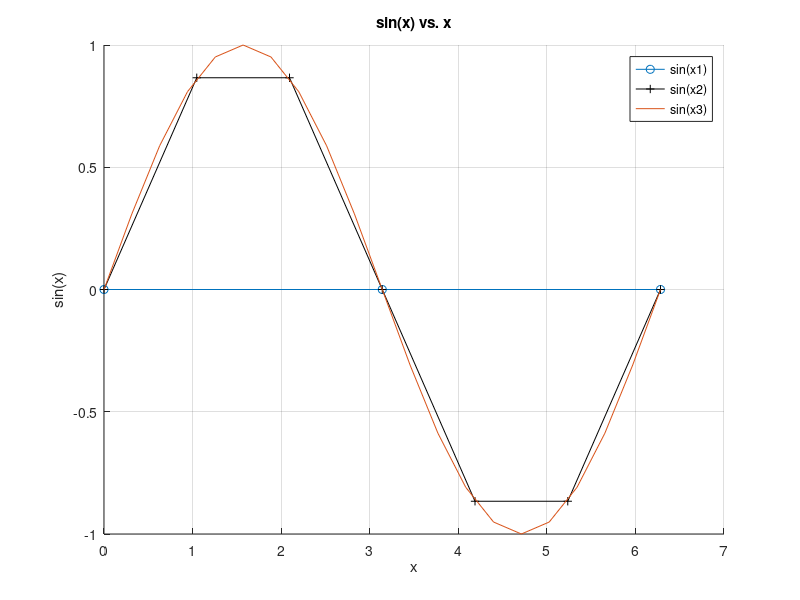
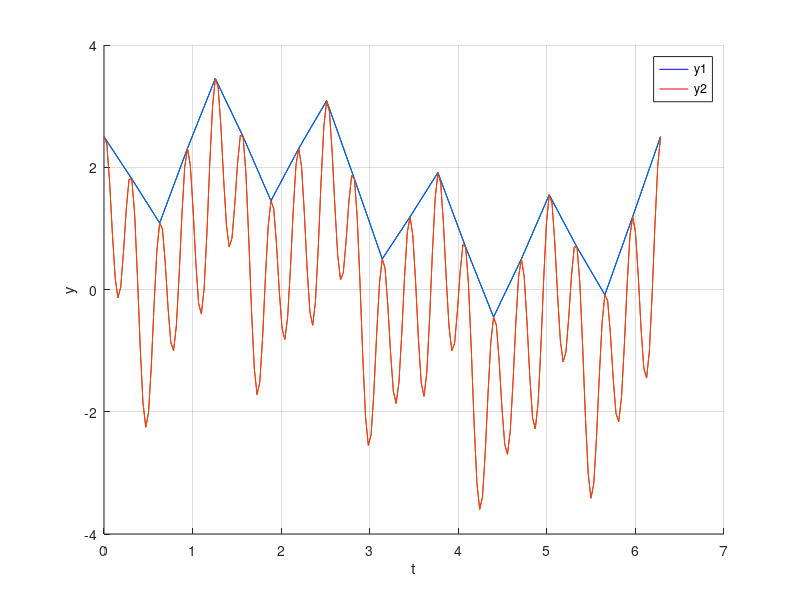

Write MATLAB code to recreate these figures, in order.
x1 = linspace(0, 2*pi, 3);
x2 = linspace(0, 2*pi, 7);
x3 = linspace(0, 2*pi, 21);
figure;hold on;
plot(x1, sin(x1), 'o-');
plot(x2, sin(x2), '+k-');
plot(x3, sin(x3));
xlabel('x');
ylabel('sin(x)');
title('sin(x) vs. x');
legend('sin(x1)','sin(x2)','sin(x3)');
grid on;


t1 = linspace(0, 2*pi, 21);
t2 = linspace(0, 2*pi, 201);
y1 = sin(t1)+cos(5*t1)+0.5*sin(10*t1)+1.5*cos(20*t1);
y2 = sin(t2)+cos(5*t2)+0.5*sin(10*t2)+1.5*cos(20*t2);
figure; hold on;
plot(t1, y1, 'b-');
plot(t2, y2, 'r-');
plot(t1, y1);
plot(t2, y2);
xlabel('t');
ylabel('y');
legend('y1','y2');
grid on;

